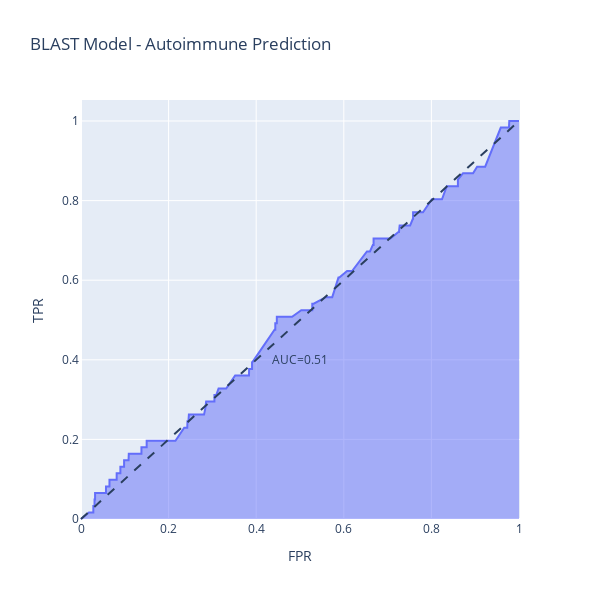

The code cell stored with this chart in its notebook:
### Code cell
X = r['Sequence Identity']
y = ~r['test_normal']

fpr, tpr, thresh = roc_curve(y, X)
roc_df = pd.DataFrame(zip(fpr, tpr, thresh), columns = ['FPR', 'TPR', 'Threshold'])

fig = px.area(roc_df, x='FPR', y='TPR', hover_data = ['Threshold'], title='BLAST Model - Autoimmune Prediction')
fig.add_shape(type='line', line=dict(dash='dash'), x0=0, x1=1, y0=0, y1=1)
fig.add_annotation(x=0.5, y=0.4, text=f'AUC={roc_auc_score(y, X):.2f}', showarrow=False)
fig.update_layout(width=600, height=600)

fig.show()

### Figure 1 — Plotly figure (JSON) as saved in the notebook; plotly's stock layout.template omitted (floating-point values rounded to 4 significant figures; data arrays with more than 128 entries replaced by an {"elided": "..."} marker saying what was removed)
{"data": [{"customdata": {"elided": "320x1 float values"}, "fillpattern": {"shape": ""}, "hovertemplate": "FPR=%{x}<br>TPR=%{y}<br>Threshold=%{customdata[0]}<extra></extra>", "legendgroup": "", "line": {"color": "#636efa"}, "marker": {"symbol": "circle"}, "mode": "lines", "name": "", "orientation": "v", "showlegend": false, "stackgroup": "1", "type": "scatter", "x": {"elided": "320 float values"}, "xaxis": "x", "y": {"elided": "320 float values"}, "yaxis": "y"}], "layout": {"annotations": [{"showarrow": false, "text": "AUC=0.51", "x": 0.5, "y": 0.4}], "height": 600, "legend": {"tracegroupgap": 0}, "shapes": [{"line": {"dash": "dash"}, "type": "line", "x0": 0, "x1": 1, "y0": 0, "y1": 1}], "title": {"text": "BLAST Model - Autoimmune Prediction"}, "width": 600, "xaxis": {"anchor": "y", "domain": [0, 1], "title": {"text": "FPR"}}, "yaxis": {"anchor": "x", "domain": [0, 1], "title": {"text": "TPR"}}}}
